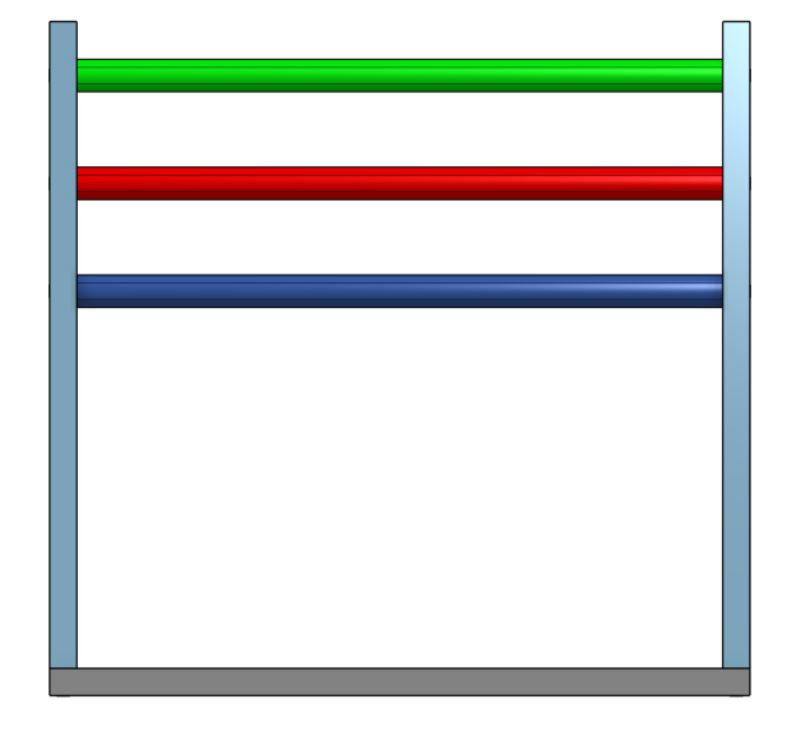
#> input picture solution/Jeff-Front.JPG, 797 x 731 px
$ python myeyes.py
#> lines starting #> are read from the running program, lines starting #| are printed output that depends on the picture; after the words box and inside, x2 and y2 are one past the last pixel; in counts of white or black regions, pixels touching at a corner belong together; long printed decimals are rounded
import cv2
import numpy as np

# eyes will be able to see the board and return what the colors sequence is

# BGR  not RGB
GREEN = (0,128,0)
RED = (0, 0, 255)
WHITE = (255, 255, 255)

class myEyes:

    def __init__(self, bTesting=False):
        self.bTesting = bTesting

    def find_bars(self):
        # Load image, convert to grayscale, Otsu's threshold
        colors = {}
        if self.bTesting:
            image = cv2.imread('Jeff-Front.JPG')
#> image is the input picture: shape (731, 797, 3); mean B, G, R 221.9, 224.4, 221.5
        else:
            cap = cv2.VideoCapture(0)
            if not cap.isOpened():
                print("Cannot open camera")
                exit()
            else:
                ret, image = cap.read()
                # if frame is read correctly ret is True
                if not ret:
                    print("Can't receive frame (stream end?). Exiting ...")
                    exit()

        result = image.copy()
        gray = cv2.cvtColor(image,cv2.COLOR_BGR2GRAY)
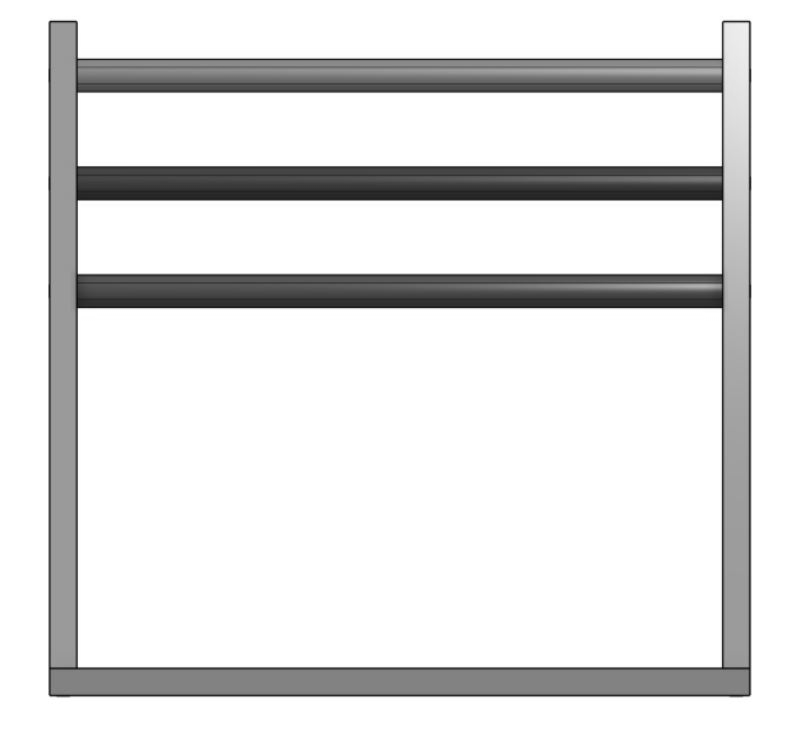
#> gray: shape (731, 797); min 3, max 255, mean 223.3
        thresh = cv2.threshold(gray, 0, 255, cv2.THRESH_BINARY_INV + cv2.THRESH_OTSU)[1]
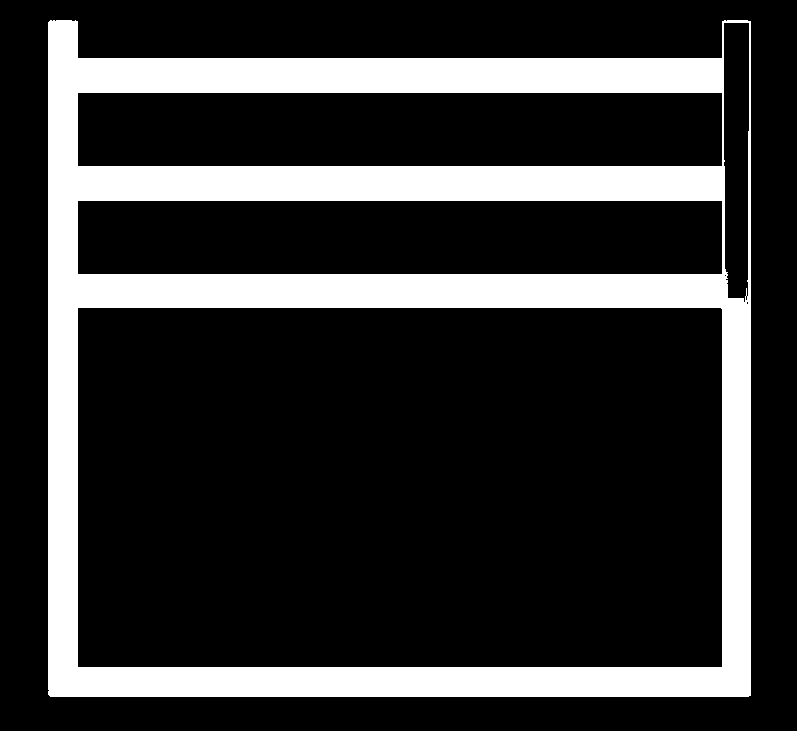
#> thresh: shape (731, 797); 20.5% white; 1 white region, box (x1, y1, x2, y2) and area: (48, 20, 751, 697) 119724

        # Detect horizontal lines
        horizontal_kernel = cv2.getStructuringElement(cv2.MORPH_RECT, (40,1))
        detect_horizontal = cv2.morphologyEx(thresh, cv2.MORPH_OPEN, horizontal_kernel, iterations=2)
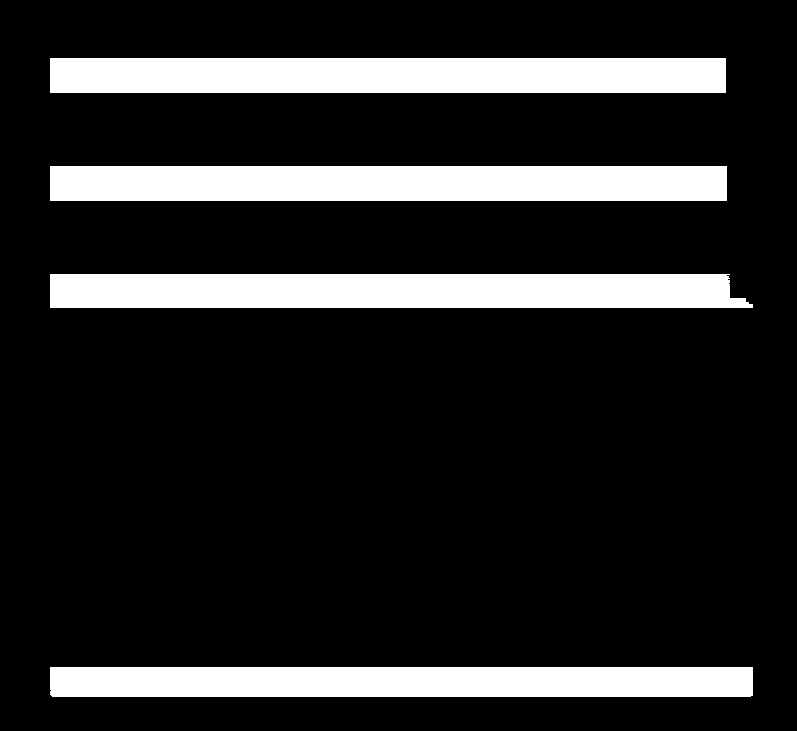
#> detect_horizontal: shape (731, 797); 15.7% white; 4 white regions
        cnts = cv2.findContours(detect_horizontal, cv2.RETR_EXTERNAL, cv2.CHAIN_APPROX_SIMPLE)
#> cnts = 4 contours; box (x1, y1, x2, y2) and area: (50, 166, 727, 201) 22984, (50, 58, 726, 93) 22950, (50, 274, 753, 308) 22569, (50, 667, 753, 697) 20354
        cnts = cnts[0] if len(cnts) == 2 else cnts[1]
        i = 1
        for c in cnts:
            # print(c)
            cv2.drawContours(result, [c], -1, (36,255,12), 2)
            # with in the contour need to find the color and distance
            # compute the center of the contour
            M = cv2.moments(c)
            cX = int(M["m10"] / M["m00"])
            cY = int(M["m01"] / M["m00"])
            # draw the contour and center of the shape on the image
            cv2.drawContours(result, [c], -1, (0, 255, 0), 2)
            cv2.circle(result, (cX, cY), 7, (255, 255, 255), -1)
            img_circle = image.copy()
            mask = np.zeros_like(gray)
            cv2.circle(img_circle, (cX, cY), 7, (0, 0, 255), 2)
            cv2.circle(mask, (cX, cY), 7, 255, -1)
            # now we grab the avrage color in the contour
            scolor = ""
            ave_color = cv2.mean(image, mask=mask)[:3]
            print(ave_color)
            if ave_color[0] > 140:
                print("Blue {}".format(i))
                scolor ="B"
            if ave_color[1] > 140:
                print("Green {}".format(i))
                scolor ="G"
            if ave_color[2] > 140:
                print("Red {}".format(i))
                scolor ="R"

            if scolor != "":
                colors[scolor] = i - 1
            cv2.putText(result, "center {} {}".format(scolor, i), (cX - 20, cY - 20), cv2.FONT_HERSHEY_SIMPLEX, 0.5, (0, 0, 0), 2)

            i += 1
#> this loop made 4 passes
#> (c, cX, cY, scolor, ave_color) on passes 3 to 4: ([[50, 166], [50, 200], [726, 200], [726, 166]], 388, 183, 'R', (7.08, 7.27, 206.3)), ([[50, 58], [50, 92], [725, 92], [725, 58]], 387, 75, 'G', (18.98, 206.1, 13.97))
#> (cX, cY, scolor, ave_color) on passes 1 to 2: (401, 681, '', (130, 130, 130)), (392, 290, 'B', (148.1, 83.23, 53.3))
#| (130.0, 130.0, 130.0)
#| (148.107, 83.228, 53.302)
#| Blue 2
#| (7.081, 7.268, 206.295)
#| Red 3
#| (18.980, 206.128, 13.966)
#| Green 4
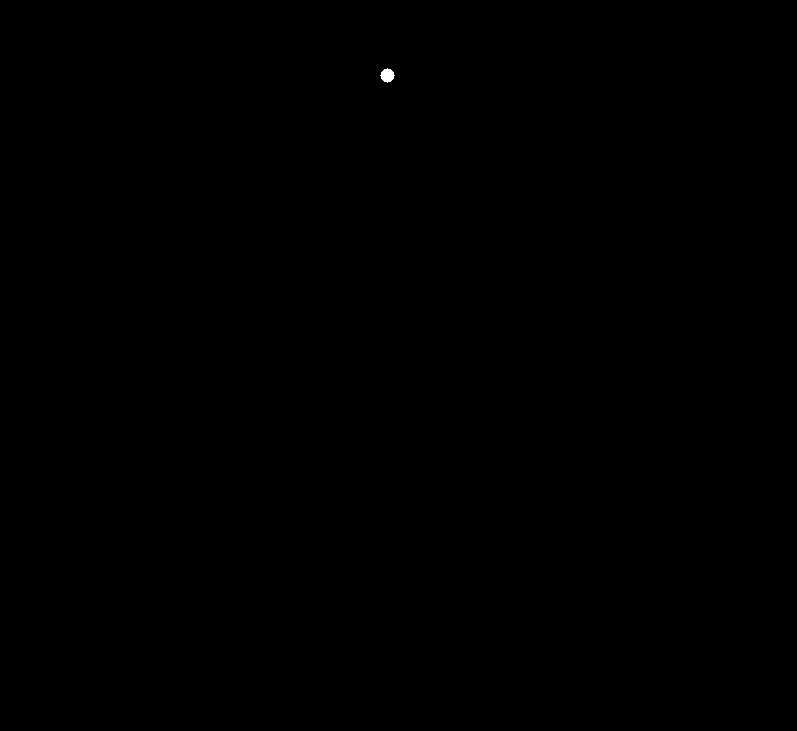
#> mask: shape (731, 797); 0.03% white; 1 white region, box (x1, y1, x2, y2) and area: (380, 68, 395, 83) 149
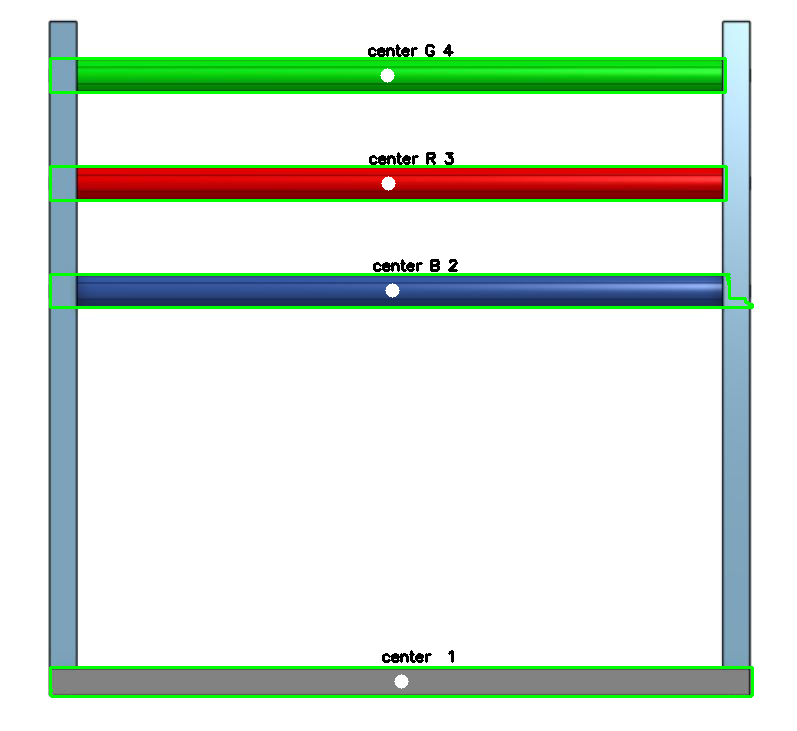
#> result: shape (731, 797, 3); 3.4% of pixels changed, all inside (x1, y1, x2, y2) = (49, 44, 754, 698)
#> after the loop, colors = {'B': 1, 'R': 2, 'G': 3}; i = 5

        if self.bTesting:
            cv2.imshow('result', result)
            cv2.waitKey()

        return colors

if __name__ == '__main__':
    print("testing")
    e = myEyes(True)
    print(e.find_bars())
